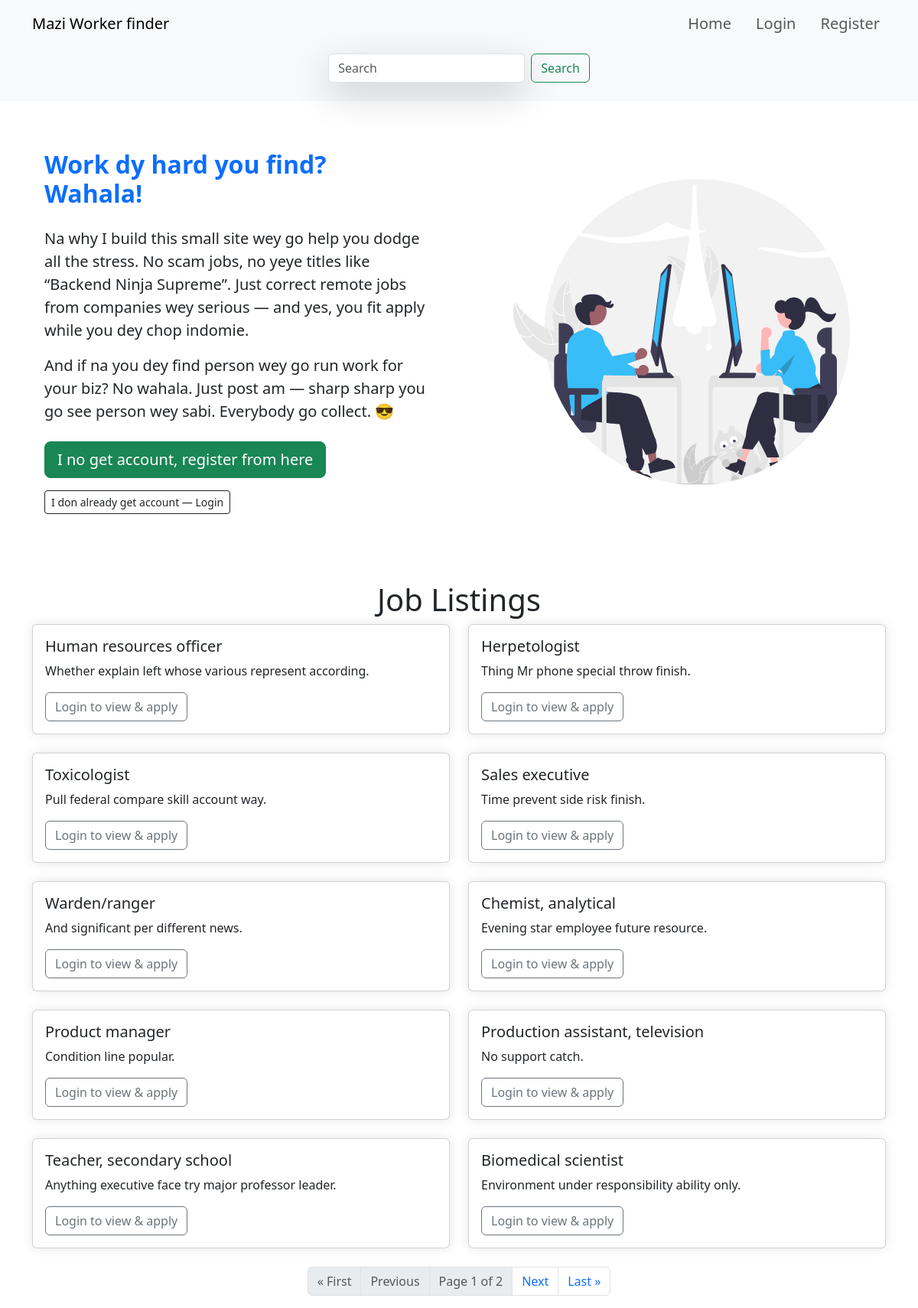
/, run on an earlier commit of the app's database.
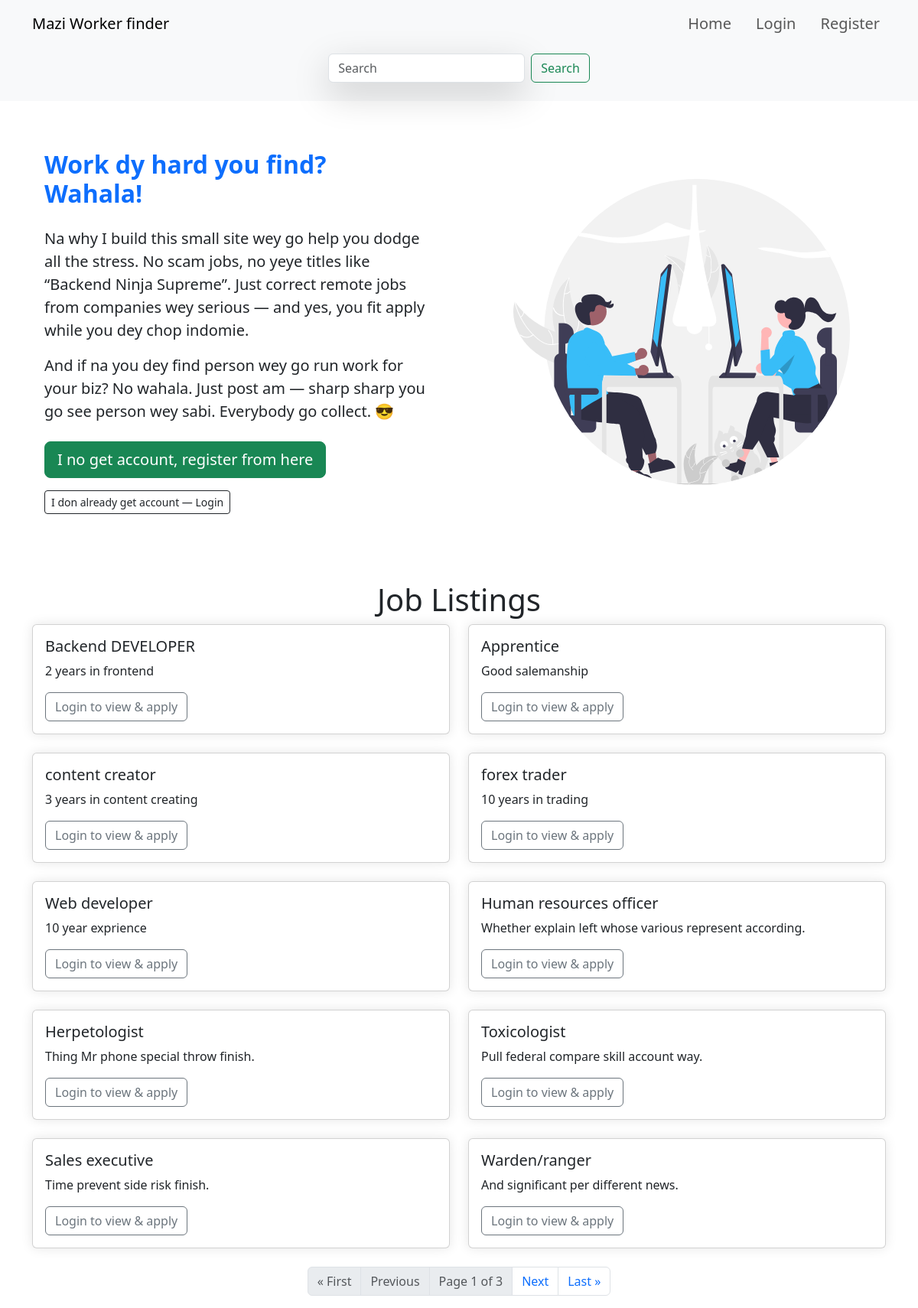
And on a later commit of the database.
### jobboard/models.py (models this page shows, shortened)
class Job(models.Model):
    class Choices(models.TextChoices):
        AVAILABLE = 'available', 'Available'
        NOT_AVAILABLE = 'not_available', 'Not Available'
    title = models.CharField(max_length=100, null=False, blank= False)
    posted_by = models.ForeignKey(Employee,  on_delete=models.CASCADE)
    created_at = models.DateTimeField(auto_now_add=True)
    status = models.CharField(max_length=20, choices=Choices.choices, default=Choices.AVAILABLE)
    responsibilities = models.TextField(max_length=300, null= False, blank= False, default="")
    qualifications = models.CharField(max_length=100, null= False, blank= False)
    location = models.CharField(max_length=150, null=False, blank=False, default='')

### jobboard/views.py (the view, shortened to what this page needs)
# urls.py: path('', ViewJobs.as_view(), name='view_jobs'),
class ViewJobs(ListView):
    model = Job
    template_name = 'jobs/job_list.html'
    context_object_name = 'jobs'
    paginate_by = 10
    def get_queryset(self):
        return Job.objects.all().order_by('-created_at')
    def get_context_data(self, **kwargs):
        context = super().get_context_data(**kwargs)
        user = self.request.user
        is_worker = False
        worker_pk = None
        context['is_worker'] = is_worker
        context['worker_pk'] = worker_pk
        return context

### workers/context_processors.py (called while the page is built)
def is_worker_user(request):
    is_worker = (
        request.user.is_authenticated and
        getattr(request.user, 'user_type', None) == 'worker' and
        hasattr(request.user, 'workerdetails')
    )
    return {'is_worker': is_worker}

### templates/jobs/job_list.html
{% extends "base/layout.html" %}
{% load static %}
{% block content %}
{% include "jobs/nav_bar.html" %}
<div class="job_list custom-job-description">
  <div class="container mt-4">
  <h1 class="d-flex justify-content-center">Job Listings</h1>
  {% if jobs %}
    <div class="row">
      {% for job in jobs %}
        <div class="col-md-6 mb-4">
          <div class="card h-100">
            <div class="card-body">
              <h5 class="card-title">{{ job.title }}</h5>
              <p class="card-text">{{ job.qualifications }}</p>
               {% if user.is_authenticated %}
        <a href="{% url 'job_details' job.id %}" class="btn btn-primary">See more</a>
      {% else %}
        <a href="{% url 'login' %}?next={% url 'job_details' job.id %}" class="btn btn-outline-secondary">
          Login to view & apply
        </a>
      {% endif %}
            </div>
          </div>
        </div>
        {% if forloop.counter|divisibleby:2 and not forloop.last %}
          </div><div class="row">
        {% endif %}
      {% endfor %}
    </div>
  {% else %}
    <p>No jobs found.</p>
  {% endif %}
</div>
  <nav aria-label="Job pagination">
    <ul class="pagination justify-content-center">
      {% if page_obj.has_previous %}
        <li class="page-item"><a class="page-link" href="?page=1">&laquo; First</a></li>
        <li class="page-item"><a class="page-link" href="?page={{ page_obj.previous_page_number }}">Previous</a></li>
      {% else %}
        <li class="page-item disabled"><span class="page-link">&laquo; First</span></li>
        <li class="page-item disabled"><span class="page-link">Previous</span></li>
      {% endif %}
      <li class="page-item disabled">
        <span class="page-link">Page {{ page_obj.number }} of {{ page_obj.paginator.num_pages }}</span>
      </li>
      {% if page_obj.has_next %}
        <li class="page-item"><a class="page-link" href="?page={{ page_obj.next_page_number }}">Next</a></li>
        <li class="page-item"><a class="page-link" href="?page={{ page_obj.paginator.num_pages }}">Last &raquo;</a></li>
      {% else %}
        <li class="page-item disabled"><span class="page-link">Next</span></li>
        <li class="page-item disabled"><span class="page-link">Last &raquo;</span></li>
      {% endif %}
    </ul>
  </nav>
</div>
{% endblock %}

### templates/base/layout.html (shortened to what this page needs)
{% load static %}
<html lang="en">
<head>
   <link href="{% static 'css/dashboard.css' %}" rel="stylesheet">
  <link rel="stylesheet" href="https://cdnjs.cloudflare.com/ajax/libs/font-awesome/6.5.0/css/all.min.css">
    <link href="https://cdn.jsdelivr.net/npm/bootstrap@5.3.6/dist/css/bootstrap.min.css" rel="stylesheet">
</head>
<body>
    {% block content %}
    {% endblock %}
</body>
</html>

### templates/jobs/nav_bar.html (shortened to what this page needs)
{% extends "base/layout.html" %}
{% load static %}
{% block content %}
<nav class="navbar navbar-expand-lg bg-body-tertiary">
  <div class="container">
    <a class="navbar-brand" href="#">Mazi Worker finder</a>
    <div class="collapse navbar-collapse" id="navbarNavDropdown">
      <ul class="navbar-nav ms-auto d-flex gap-3 fs-5">
      {% if is_worker %}
  <li class="nav-item">
    <a href="#" class="nav-link" data-bs-toggle="modal" data-bs-target="#uploadCVModal">Upload CV</a>
  </li>
  {% if request.user.workerdetails.upload_cv %}
    <li class="nav-item">
      <a class="nav-link" href="{{ request.user.workerdetails.upload_cv.url }}" download>Download CV</a>
    </li>
  {% endif %}
  <li class="nav-item">
    <a class="nav-link" href="{% url 'logout' %}">Logout</a>
  </li>
{% else %}
  <li class="nav-item">
    <a class="nav-link" href="{% url 'view_jobs' %}">Home</a>
  </li>
  <li class="nav-item">
    <a class="nav-link" href="{% url 'login' %}">Login</a>
  </li>
  <li class="nav-item">
    <a class="nav-link" href="{% url 'decision_page' %}">Register</a>
  </li>
{% endif %}
      </ul>
    </div>
  </div>
</nav>
<div class="search">
  <nav class="navbar bg-body-tertiary">
    <div class="container-fluid justify-content-center">
      <form class="d-flex" role="search">
        <input class="form-control me-2 shadow-lg" type="search" placeholder="Search" aria-label="Search" />
        <button class="btn btn-outline-success" type="submit">Search</button>
      </form>
    </div>
  </nav>
</div>
<div class="container py-5">
  <div class="row align-items-center gx-5">
    <div class="col-md-6 mb-4 mb-md-0">
      <div class="p-3">
        <h2 class="fw-bold mb-4 text-primary">Work dy hard you find? Wahala!</h2>
        <p class="fs-5 text-dark">
          Na why I build this small site wey go help you dodge all the stress. No scam jobs, no yeye titles like
          “Backend Ninja Supreme”. Just correct remote jobs from companies wey serious — and yes, you fit apply
          while you dey chop indomie.
        </p>
        <p class="fs-5 text-dark">
          And if na you dey find person wey go run work for your biz? No wahala. Just post am — sharp sharp you go
          see person wey sabi. Everybody go collect. 😎
        </p>
        <div class="mt-4">
          <a href="{% url 'decision_page' %}" class="btn btn-success btn-lg mb-2">
            I no get account, register from here
          </a><br />
          <a href="{% url 'login' %}" class="btn btn-outline-dark btn-sm mt-2">
            I don already get account — Login
          </a>
        </div>
      </div>
    </div>
    <div class="col-md-6 text-center">
      <img src="{% static 'images/undraw_co-working_becw.svg' %}" alt="co workers"
        class="img-fluid rounded" style="max-height: 400px;" />
    </div>
  </div>
</div>
{% endblock %}

### static/css/dashboard.css (style rules this page uses)
body { background-color: #f8f9fa; font-family: 'Segoe UI', Tahoma, Geneva, Verdana, sans-serif; }
.card { border: none; box-shadow: 0 0 15px rgba(0,0,0,0.1); border-radius: 10px; }

What changed in the data, as far as the page shows it:
no longer on this page (row unchanged): Job: title "Chemist, analytical", qualifications "Evening star employee future resource."
no longer on this page (row unchanged): Job: title "Product manager", qualifications "Condition line popular."
no longer on this page (row unchanged): Job: title "Production assistant, television", qualifications "No support catch."
no longer on this page (row unchanged): Job: title "Teacher, secondary school", qualifications "Anything executive face try major professor leader."
no longer on this page (row unchanged): Job: title "Biomedical scientist", qualifications "Environment under responsibility ability only."
added Job: title "Backend DEVELOPER", qualifications "2 years in frontend"
added Job: title "Apprentice", qualifications "Good salemanship"
added Job: title "content creator", qualifications "3 years in content creating"
added Job: title "forex trader", qualifications "10 years in trading"
added Job: title "Web developer", qualifications "10 year exprience"
Also different on the page:
{{ page_obj.paginator.num_pages }}: "2" → "3"
